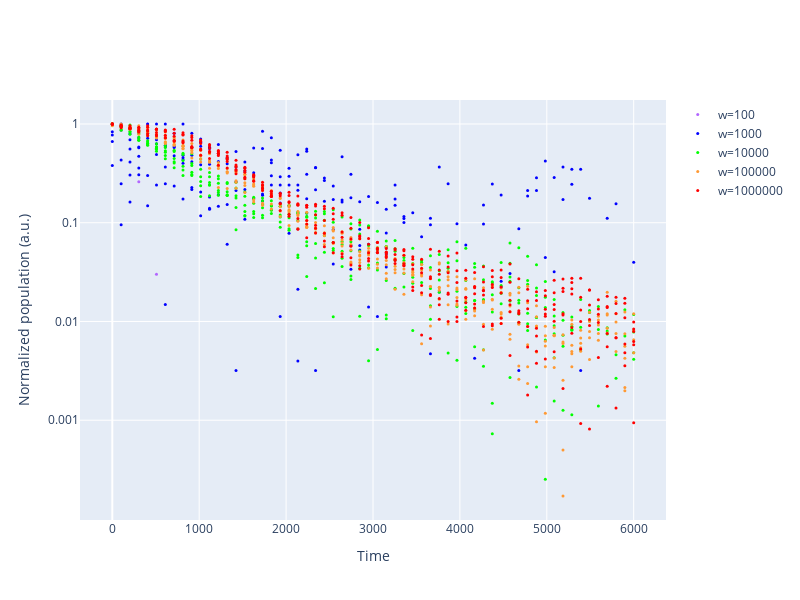

Notebook code cell kept with this figure:
### Code cell
time = np.linspace(0, 6000, 60)
traces = []
color_map = {
    'bright purple': 'rgb(178, 102, 255)',
    'bright blue': 'rgb(0, 0, 255)',
    'bright green': 'rgb(0, 255, 0)',
    'orange': 'rgb(255, 153, 51)',
    'red': 'rgb(255, 0, 0)'
}
color_list = list(color_map.values())

for i, w in enumerate(w_list):
    color = color_list[i % len(color_list)]
    
    for j, data_6 in enumerate(data_trials):
        combined_data = (np.array(data_6[0.1][w]['er_distribution'][5]) + 
                         np.array(data_6[0.1][w]['er_distribution'][6]))
        
        downsampled = np.mean(np.reshape(combined_data, (60, -1)), axis=1)
        m = np.max(downsampled)
        percentage = (downsampled / m)
        
        traces.append(go.Scatter(x=time, y=percentage, mode='markers',
                                 marker=dict(color=color, size=3),  # Adjust the size parameter
                                 showlegend=(j == 0),  # Show legend only for the first trace of each `w`
                                 name=f'w={w}'))

fig = go.Figure(traces)
fig.update_layout(xaxis_title='Time', yaxis_title='Normalized population (a.u.)',
                  yaxis=dict(type='log', tickvals=[0.001, 0.01, 0.1, 1]),
                  width=800, height=600)  # Set width and height to make the plot square
fig.show()
